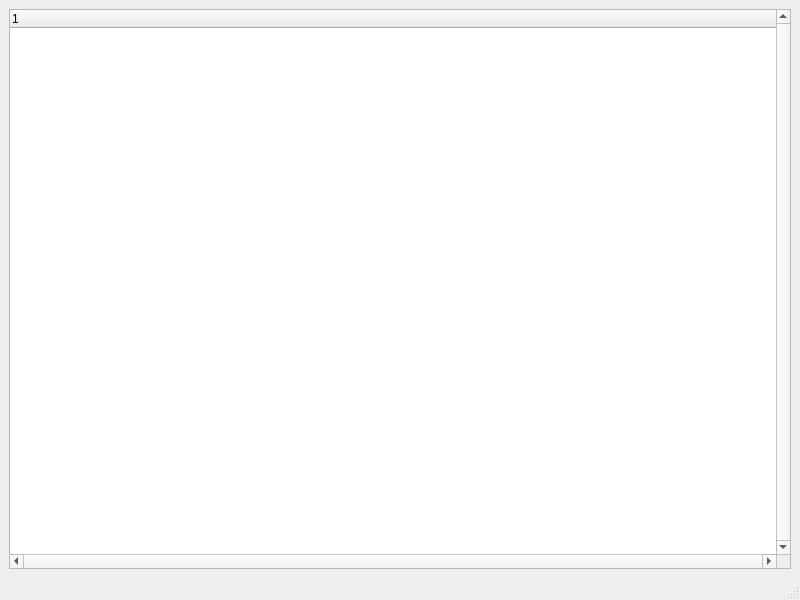
<?xml version="1.0" encoding="UTF-8"?>
<ui version="4.0">
 <class>MainWindow</class>
 <widget class="QMainWindow" name="MainWindow">
  <property name="geometry">
   <rect>
    <x>0</x>
    <y>0</y>
    <width>800</width>
    <height>600</height>
   </rect>
  </property>
  <property name="windowTitle">
   <string>MainWindow</string>
  </property>
  <widget class="QWidget" name="centralwidget">
   <layout class="QVBoxLayout" name="verticalLayout">
    <item>
     <widget class="Recon_all_tree" name="treeWidget">
      <property name="verticalScrollBarPolicy">
       <enum>Qt::ScrollBarAlwaysOn</enum>
      </property>
      <property name="horizontalScrollBarPolicy">
       <enum>Qt::ScrollBarAlwaysOn</enum>
      </property>
     </widget>
    </item>
   </layout>
  </widget>
  <widget class="QMenuBar" name="menubar">
   <property name="geometry">
    <rect>
     <x>0</x>
     <y>0</y>
     <width>800</width>
     <height>22</height>
    </rect>
   </property>
  </widget>
  <widget class="QStatusBar" name="statusbar"/>
 </widget>
 <customwidgets>
  <customwidget>
   <class>Recon_all_tree</class>
   <extends>QTreeWidget</extends>
   <header location="global">Recon_all_tree</header>
  </customwidget>
 </customwidgets>
 <resources/>
 <connections/>
</ui>
